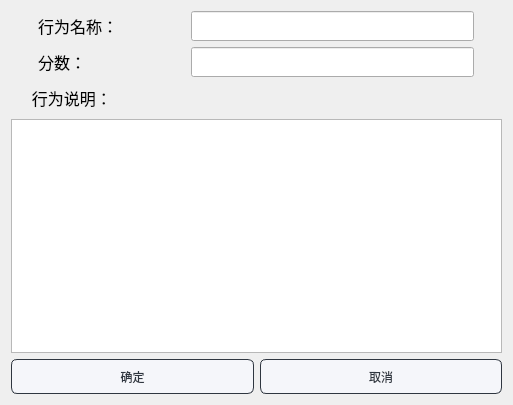
<?xml version="1.0" encoding="UTF-8"?>
<ui version="4.0">
 <class>ruleedit2</class>
 <widget class="QDialog" name="ruleedit2">
  <property name="geometry">
   <rect>
    <x>0</x>
    <y>0</y>
    <width>513</width>
    <height>405</height>
   </rect>
  </property>
  <property name="minimumSize">
   <size>
    <width>513</width>
    <height>405</height>
   </size>
  </property>
  <property name="maximumSize">
   <size>
    <width>513</width>
    <height>405</height>
   </size>
  </property>
  <property name="windowTitle">
   <string>Dialog</string>
  </property>
  <layout class="QGridLayout" name="gridLayout">
   <item row="0" column="0" colspan="2">
    <layout class="QHBoxLayout" name="horizontalLayout_2">
     <item>
      <widget class="QLabel" name="label_2">
       <property name="minimumSize">
        <size>
         <width>120</width>
         <height>30</height>
        </size>
       </property>
       <property name="maximumSize">
        <size>
         <width>120</width>
         <height>30</height>
        </size>
       </property>
       <property name="font">
        <font>
         <family>华文楷体</family>
         <pointsize>12</pointsize>
        </font>
       </property>
       <property name="text">
        <string>行为名称：</string>
       </property>
      </widget>
     </item>
     <item>
      <widget class="QLineEdit" name="name">
       <property name="minimumSize">
        <size>
         <width>283</width>
         <height>30</height>
        </size>
       </property>
       <property name="maximumSize">
        <size>
         <width>283</width>
         <height>30</height>
        </size>
       </property>
       <property name="font">
        <font>
         <family>华文楷体</family>
         <pointsize>12</pointsize>
        </font>
       </property>
      </widget>
     </item>
    </layout>
   </item>
   <item row="1" column="0" colspan="2">
    <layout class="QHBoxLayout" name="horizontalLayout">
     <item>
      <widget class="QLabel" name="label_3">
       <property name="minimumSize">
        <size>
         <width>120</width>
         <height>30</height>
        </size>
       </property>
       <property name="maximumSize">
        <size>
         <width>120</width>
         <height>30</height>
        </size>
       </property>
       <property name="font">
        <font>
         <family>华文楷体</family>
         <pointsize>12</pointsize>
        </font>
       </property>
       <property name="text">
        <string>分数：</string>
       </property>
      </widget>
     </item>
     <item>
      <widget class="QLineEdit" name="score">
       <property name="minimumSize">
        <size>
         <width>283</width>
         <height>30</height>
        </size>
       </property>
       <property name="maximumSize">
        <size>
         <width>283</width>
         <height>30</height>
        </size>
       </property>
       <property name="font">
        <font>
         <family>华文楷体</family>
         <pointsize>12</pointsize>
        </font>
       </property>
       <property name="text">
        <string/>
       </property>
      </widget>
     </item>
    </layout>
   </item>
   <item row="2" column="0" colspan="2">
    <layout class="QVBoxLayout" name="verticalLayout">
     <item>
      <widget class="QLabel" name="label_4">
       <property name="minimumSize">
        <size>
         <width>120</width>
         <height>30</height>
        </size>
       </property>
       <property name="maximumSize">
        <size>
         <width>120</width>
         <height>30</height>
        </size>
       </property>
       <property name="font">
        <font>
         <family>华文楷体</family>
         <pointsize>12</pointsize>
        </font>
       </property>
       <property name="text">
        <string>     行为说明：</string>
       </property>
      </widget>
     </item>
     <item>
      <widget class="QTextEdit" name="explain">
       <property name="minimumSize">
        <size>
         <width>283</width>
         <height>0</height>
        </size>
       </property>
       <property name="maximumSize">
        <size>
         <width>16777215</width>
         <height>16777215</height>
        </size>
       </property>
       <property name="font">
        <font>
         <family>宋体</family>
         <pointsize>12</pointsize>
        </font>
       </property>
       <property name="html">
        <string>&lt;!DOCTYPE HTML PUBLIC &quot;-//W3C//DTD HTML 4.0//EN&quot; &quot;http://www.w3.org/TR/REC-html40/strict.dtd&quot;&gt;
&lt;html&gt;&lt;head&gt;&lt;meta name=&quot;qrichtext&quot; content=&quot;1&quot; /&gt;&lt;style type=&quot;text/css&quot;&gt;
p, li { white-space: pre-wrap; }
&lt;/style&gt;&lt;/head&gt;&lt;body style=&quot; font-family:'宋体'; font-size:12pt; font-weight:400; font-style:normal;&quot;&gt;
&lt;p style=&quot;-qt-paragraph-type:empty; margin-top:0px; margin-bottom:0px; margin-left:0px; margin-right:0px; -qt-block-indent:0; text-indent:0px; font-size:10pt;&quot;&gt;&lt;br /&gt;&lt;/p&gt;&lt;/body&gt;&lt;/html&gt;</string>
       </property>
      </widget>
     </item>
    </layout>
   </item>
   <item row="3" column="0">
    <widget class="QPushButton" name="ok">
     <property name="minimumSize">
      <size>
       <width>0</width>
       <height>35</height>
      </size>
     </property>
     <property name="styleSheet">
      <string notr="true">QPushButton{
	font: 10pt &quot;微软雅黑&quot;;
    color: #2f3640;
    background-color: #f5f6fa;
    border-color: #2f3640;
    border-radius: 6px;
    border-style: solid;
    border-width: 1px;
    padding: 5px;
}

/**鼠标停留在按钮上的样式**/
QPushButton::hover{	
    color: #FFFFFF;
    background-color: #718093;
    border-color: #2f3640;
}

/**鼠标按压下去的样式**/
QPushButton::pressed,QPushButton::checked{
    color: #FFFFFF;
    background-color: qlineargradient(spread:pad, x1:0, y1:0, x2:0, y2:1, stop:0 #273c75, stop:1 #487eb0);
}

/**按钮失能情况下样式**/
QPushButton::disabled{
    color: #FFFFFF;
    background-color: #dcdde1;
    border-color: #dcdde1;
}
</string>
     </property>
     <property name="text">
      <string>确定</string>
     </property>
    </widget>
   </item>
   <item row="3" column="1">
    <widget class="QPushButton" name="cancel">
     <property name="minimumSize">
      <size>
       <width>0</width>
       <height>35</height>
      </size>
     </property>
     <property name="styleSheet">
      <string notr="true">QPushButton{
	font: 10pt &quot;微软雅黑&quot;;
    color: #2f3640;
    background-color: #f5f6fa;
    border-color: #2f3640;
    border-radius: 6px;
    border-style: solid;
    border-width: 1px;
    padding: 5px;
}

/**鼠标停留在按钮上的样式**/
QPushButton::hover{	
    color: #FFFFFF;
    background-color: #718093;
    border-color: #2f3640;
}

/**鼠标按压下去的样式**/
QPushButton::pressed,QPushButton::checked{
    color: #FFFFFF;
    background-color: qlineargradient(spread:pad, x1:0, y1:0, x2:0, y2:1, stop:0 #273c75, stop:1 #487eb0);
}

/**按钮失能情况下样式**/
QPushButton::disabled{
    color: #FFFFFF;
    background-color: #dcdde1;
    border-color: #dcdde1;
}
</string>
     </property>
     <property name="text">
      <string>取消</string>
     </property>
    </widget>
   </item>
  </layout>
 </widget>
 <resources/>
 <connections/>
</ui>
